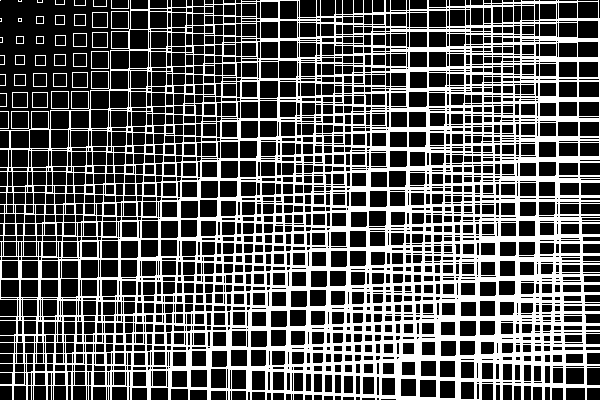
Frame 1 (no input)
Frame 60 (the mouse pressed at the canvas centre just before this capture): identical to frame 1, image omitted
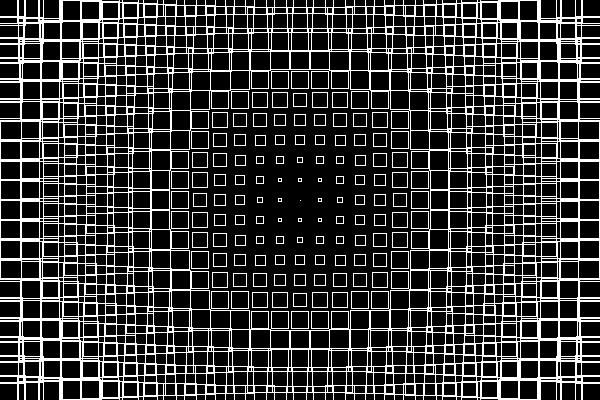
Frame 120 (the mouse held since frame 60 and released just before this capture)

The Processing sketch that drew these frames (run headless with seeded random() and noise(); from frame 60 on, the mouse is pressed at the canvas centre):

// Processing sketch: interact_20_distance02
// ── interact_20_distance02.pde
float maxDistance;

void setup() {
  size(600, 400);
  rectMode(CENTER);
  background(0);
  stroke(255);
  noFill();
  maxDistance = dist(0, 0, width, height);
}

void draw() {
  background(0);
  for(int i = 0; i < width + 20; i+=20){
    for(int j = 0; j < height + 20; j+=20){
      float mouseDist = dist(mouseX, mouseY, i, j);
      float d = (mouseDist / maxDistance) * 100;
      rect(i, j, d, d);
    }
  }
}
